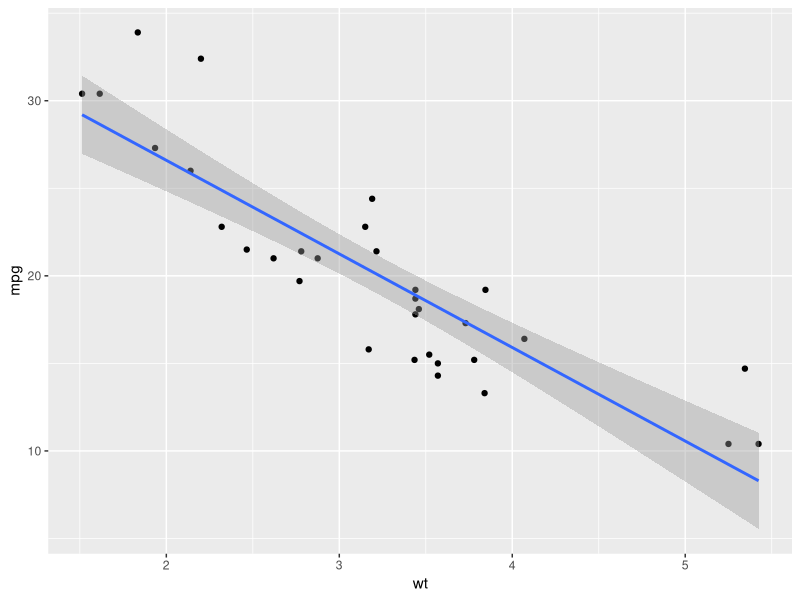
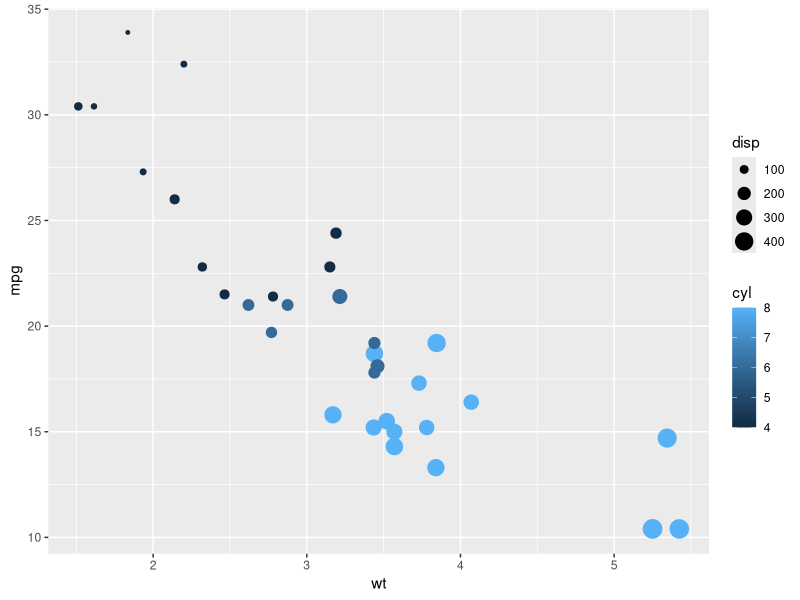
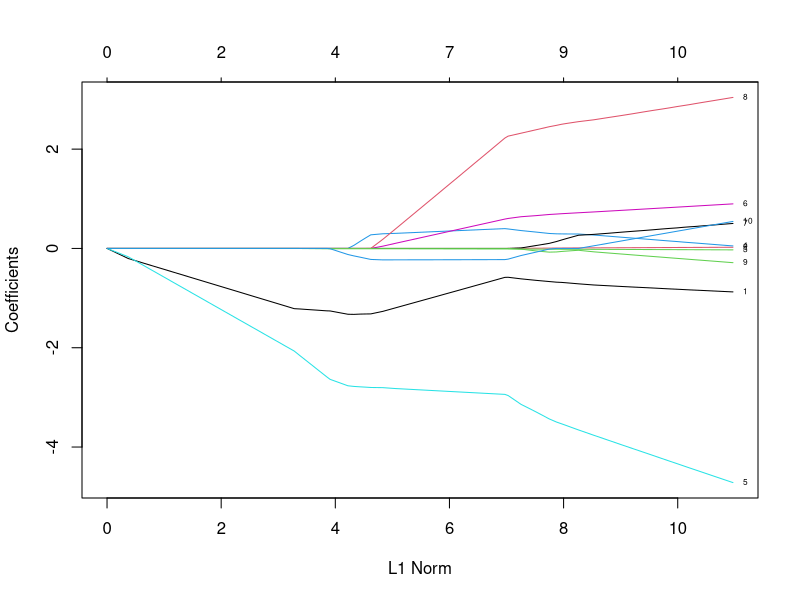
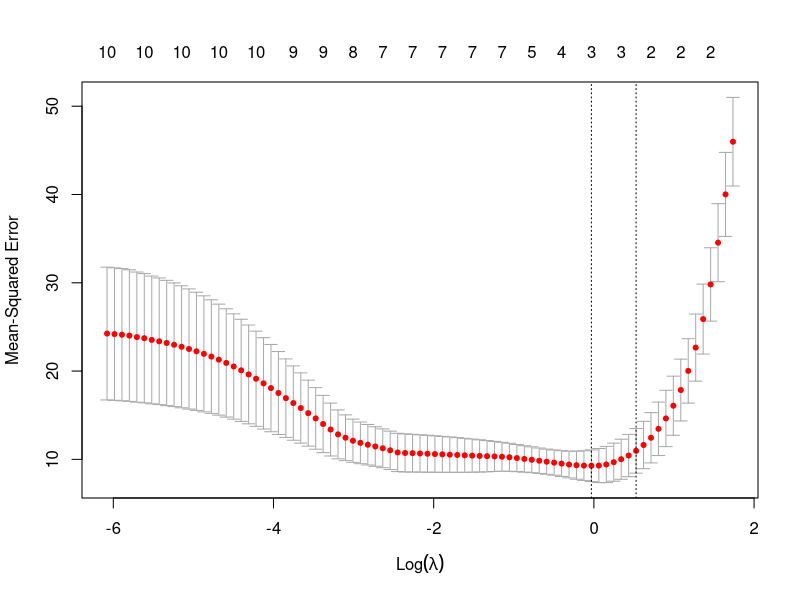

R code for these plots, in order:
## ---- chunk 1
knitr::opts_chunk$set(cache=TRUE)
.packages <- c("ggplot2", "plotly", "plot3D")
lapply(.packages, require, character.only = TRUE)
## ---- chunk 2
fit <- lm(mpg ~ wt, mtcars)
fit
## ---- chunk 3
summary(fit)
## ---- chunk 4
(beta <-  coef(summary(fit)))
## ---- chunk 5
predict(fit)[1:15]
## ---- chunk 6
beta[, 1]
# beta0 + beta1 * wt
beta[1, 1] + beta[2, 1]* 3.14
## ---- chunk 7
# create a data frame with new weights:
newcars <- data.frame(wt = c(2, 2.1, 3.14, 4.1, 4.3))
predict(fit, newcars)
# Note the same prediction for `wt = 3.14` as computed previously.
## ---- chunk 8
ggplot(mtcars, aes(wt, mpg)) + geom_point() + geom_smooth(method="lm")
## ---- chunk 9
ggplot(mtcars, aes(x=wt, y=mpg, col=cyl, size=disp)) + geom_point()
## ---- chunk 10
mfit <- lm(mpg ~ wt + disp + cyl, data = mtcars)

# Summarize the results 
summary(mfit)
## ---- chunk 11
(newcars <- data.frame(wt = c(2, 2.1, 3.14, 4.1, 4.3),
                      disp = c(100, 200, 500,300, 210),
                      cyl = c(6,6,4,6,8)))
## ---- chunk 12
predict(mfit, newcars)
## ---- chunk 13
mfit_inter <- lm(mpg ~ am * wt, mtcars)
summary(mfit_inter)
## ---- chunk 14
mfit_inter <- lm(mpg ~ am * wt, mtcars)

names(coefficients(mfit_inter))
## ---- chunk 15
mfit_iter2 <- lm(mpg ~ 1 + am + wt + am:wt, mtcars)
summary(mfit_iter2)
## ---- chunk 16
# install.packages("glmnet")
library(glmnet)
## ---- chunk 17
head(mtcars)
## ---- chunk 18
y <- mtcars[, 1]  # mileage per gallon 
x <- mtcars[, -1] # all other variables treated as predictors
x <- data.matrix(x, "matrix") # converts to NUMERIC matrix
# Choose a training set
set.seed(123)
trainIdx <- sample(1:nrow(mtcars), round(0.7 * nrow(mtcars)))
fit <- glmnet(x[trainIdx, ], y[trainIdx])
names(fit)
## ---- chunk 19
# label = TRUE makes the plot annotate the curves with the corresponding coeffients labels.
plot(fit, label = TRUE) 
## ---- chunk 20
# Lambda = 1
coef(fit, s = 1)
## ---- chunk 21
# Predict for the test set:
predict(fit, newx = x[-trainIdx, ], s = c(0.5, 1.5, 2))
## ---- chunk 22
set.seed(1)
# `nfolds` argument sets the number of folds (k).
cvfit <- cv.glmnet(x[trainIdx, ], y[trainIdx], nfolds = 5)
plot(cvfit)
## ---- chunk 23
cvfit$lambda.min
## ---- chunk 24
cvfit$lambda.1se
## ---- chunk 25
# install.packages("MASS")
library(MASS)
## ---- chunk 26
head(Boston, 3)
str(Boston)
## ---- chunk 27
set.seed(123)
trainIdx <- sample(1:nrow(Boston), round(0.7 * nrow(Boston)))
boston.test <- Boston[-trainIdx,"medv"]
